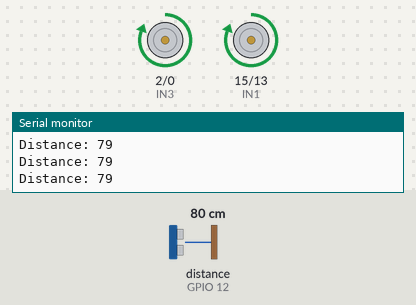
This sketch was run on a simulated ESP8266 (NodeMCU). On the bench: motor-driver pin pairs drawn as motors (green arrow = first pin HIGH = forward, orange = second pin HIGH = backward, longer = more drive), the last lines printed to the serial monitor. Wiring (inferred from the names in the program): ultrasonic range finder: trigger GPIO 14; echo GPIO 12. Inputs (shaded band) come from the test bench; at power-on: distance to the obstacle (sensor on GPIO 12) 80 cm. The echo pulse lasts 58.3 µs per cm.

Above: at 1.2 s.
1.3 s: distance to the obstacle (sensor on GPIO 12) set to 55 cm
2.8 s: distance to the obstacle (sensor on GPIO 12) set to 47 cm
At 3.2 s:
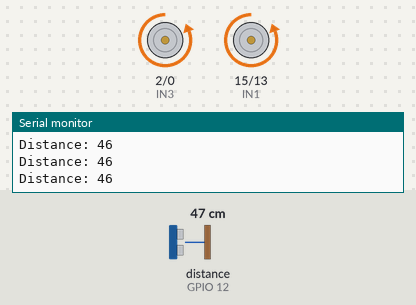
4.3 s: distance to the obstacle (sensor on GPIO 12) set to 12 cm
5.8 s: distance to the obstacle (sensor on GPIO 12) set to 9 cm
At 6.8 s:
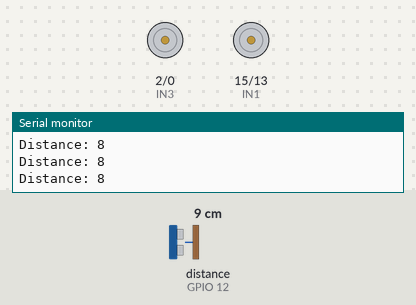
7.3 s: distance to the obstacle (sensor on GPIO 12) set to 120 cm
At 8.5 s:
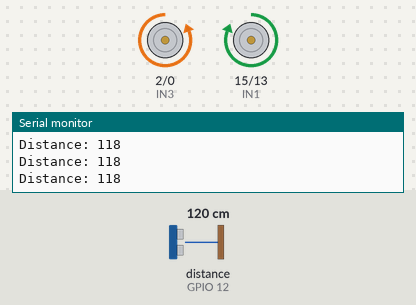
8.8 s: distance to the obstacle (sensor on GPIO 12) set to 103 cm
10.3 s: distance to the obstacle (sensor on GPIO 12) set to 97 cm
At 10.8 s:
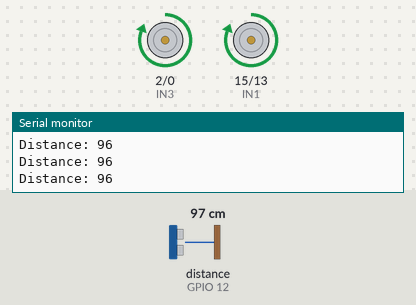
Timing chart, 0 to 12.8 s (numbered marks = the images above; inputs shaded):
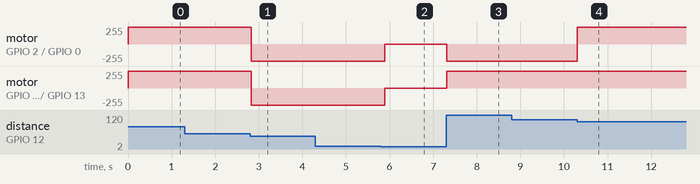

Measured:
- the behaviour switches between 51 and 50 cm on distance to the obstacle (sensor on GPIO 12) (found by bisection; images 0 and 1)
- the behaviour switches between 11 and 10 cm on distance to the obstacle (sensor on GPIO 12) (found by bisection; images 1 and 2)
- the behaviour switches between 101 and 100 cm on distance to the obstacle (sensor on GPIO 12) (found by bisection; images 3 and 4)
- after the input at 2.8 s, motor on GPIO 2 (IN3) / GPIO 0 (IN4), motor on GPIO 15 (IN1) / GPIO 13 (IN2): forward 255/255 → backward 255/255 at once
- after the input at 5.8 s, motor on GPIO 2 (IN3) / GPIO 0 (IN4), motor on GPIO 15 (IN1) / GPIO 13 (IN2): backward 255/255 → stopped after 0.09 s
- after the input at 7.3 s, motor on GPIO 2 (IN3) / GPIO 0 (IN4): stopped → backward 255/255 at once; motor on GPIO 15 (IN1) / GPIO 13 (IN2): stopped → forward 255/255 at once
- after the input at 10.3 s, motor on GPIO 2 (IN3) / GPIO 0 (IN4): backward 255/255 → forward 255/255 at once

The sketch:

ULtrasnic_update.ino
```cpp
#include <ESP8266WiFi.h>

// Motor & Sensor PINs
const int trigPin = 14;  // D5 -> GPIO14
const int echoPin = 12;  // D6 -> GPIO12

#define IN1  15  // L298N in1 Right Motor  -> GPIO15(D8)
#define IN2  13  // L298N in2 Right Motor  -> GPIO13(D7)
#define IN3  2   // L298N in3 Left Motor   -> GPIO2(D4)
#define IN4  0   // L298N in4 Left Motor   -> GPIO0(D3)

int move = 0;       // Movement state
int lastMove = -1;  // Previous movement state

void setup() {
  Serial.begin(115200);

  // Initialize sensor & motor pins
  pinMode(trigPin, OUTPUT);
  pinMode(echoPin, INPUT);
  pinMode(IN1, OUTPUT);
  pinMode(IN2, OUTPUT);
  pinMode(IN3, OUTPUT);
  pinMode(IN4, OUTPUT);

  carStop(); // Ensure motors are off at start
}

void loop() {
  int distance = getDistance();

  // Update movement based on distance
  int prevMove = move;
  if (distance < 10) {
    move = 5; // Stop
  } else if (distance < 50) {
    move = 4; // Turn Right
  } else if (distance < 100) {
    move = 3; // Turn Left
  } else if (distance < 150) {
    move = 2; // Move Backward
  } else if (distance < 200) {
    move = 1; // Move Forward
  } else {
    move = 0; // No movement
  }

  // Add a short stop if changing from forward to backward or vice versa
  if ((prevMove == 1 && move == 2) || (prevMove == 2 && move == 1)) {
    carStop();
    delay(200); // Pause before switching direction
  }

  // Execute movement if it has changed
  if (move != lastMove) {
    lastMove = move;
    smartcar();
  }

  delay(100);  // Prevent excessive sensor polling
}

// Function to measure distance using the Ultrasonic sensor
int getDistance() {
  digitalWrite(trigPin, LOW);
  delayMicroseconds(2);
  digitalWrite(trigPin, HIGH);
  delayMicroseconds(10);
  digitalWrite(trigPin, LOW);

  long duration = pulseIn(echoPin, HIGH, 30000); // Timeout added
  int distance = duration * 0.034 / 2;

  Serial.print("Distance: ");
  Serial.println(distance);
  return distance;
}

// Function to control car movement
void smartcar() {
  switch (move) {
    case 1:
      carForward();
      Serial.println("Car moving forward");
      break;
    case 2:
      carBackward();
      Serial.println("Car moving backward");
      break;
    case 3:
      carTurnLeft();
      Serial.println("Car turning left");
      break;
    case 4:
      carTurnRight();
      Serial.println("Car turning right");
      break;
    case 5:
      carStop();
      Serial.println("Car stopped");
      break;
    default:
      carStop();
      Serial.println("Car in idle state");
      break;
  }
}

// Motor control functions
void carForward() {
  digitalWrite(IN1, LOW);
  digitalWrite(IN2, HIGH);
  digitalWrite(IN3, HIGH);
  digitalWrite(IN4, LOW);
}

void carBackward() {
  digitalWrite(IN1, HIGH);
  digitalWrite(IN2, LOW);
  digitalWrite(IN3, LOW);
  digitalWrite(IN4, HIGH);
}

void carTurnLeft() {
  digitalWrite(IN1, HIGH);
  digitalWrite(IN2, LOW);
  digitalWrite(IN3, HIGH);
  digitalWrite(IN4, LOW);
}

void carTurnRight() {
  digitalWrite(IN1, LOW);
  digitalWrite(IN2, HIGH);
  digitalWrite(IN3, LOW);
  digitalWrite(IN4, HIGH);
}

void carStop() {
  digitalWrite(IN1, LOW);
  digitalWrite(IN2, LOW);
  digitalWrite(IN3, LOW);
  digitalWrite(IN4, LOW);
}
```
